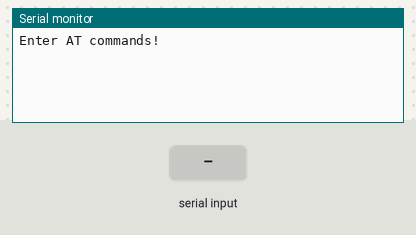
The sketch below on a simulated Arduino Nano, built with avr-gcc and run on an emulated ATmega328P. Parts: the last lines printed to the serial monitor. Inputs (shaded band) come from the test bench.

Above: at 1.2 s.
1.3 s: "1" received over the second serial link
At 1.8 s:
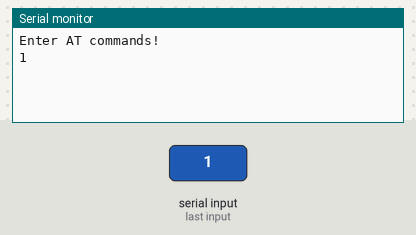
2.8 s: "0" received over the second serial link
At 4.1 s:
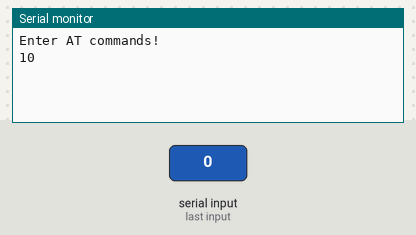

Measured:
- after the input at 1.3 s, the serial monitor: prints a new line at once (image 1)
- after the input at 2.8 s, the serial monitor: prints a new line at once (image 2)

The sketch:

BLUETOOTH.ino
```cpp
#include <SoftwareSerial.h> // arduino nano Bluetooth
SoftwareSerial EEBlue(11,10); // (10) RX TX
//(11) TX RX
void setup()
{
Serial.begin(9600);
EEBlue.begin(38400); //Baud Rate for command Mode.
Serial.println("Enter AT commands!");
}
void loop()
{
// Feed any data from bluetooth to Terminal.
if (EEBlue.available())
Serial.write(EEBlue.read());
// Feed all data from termial to bluetooth
if (Serial.available())
EEBlue.write(Serial.read());
}
```
